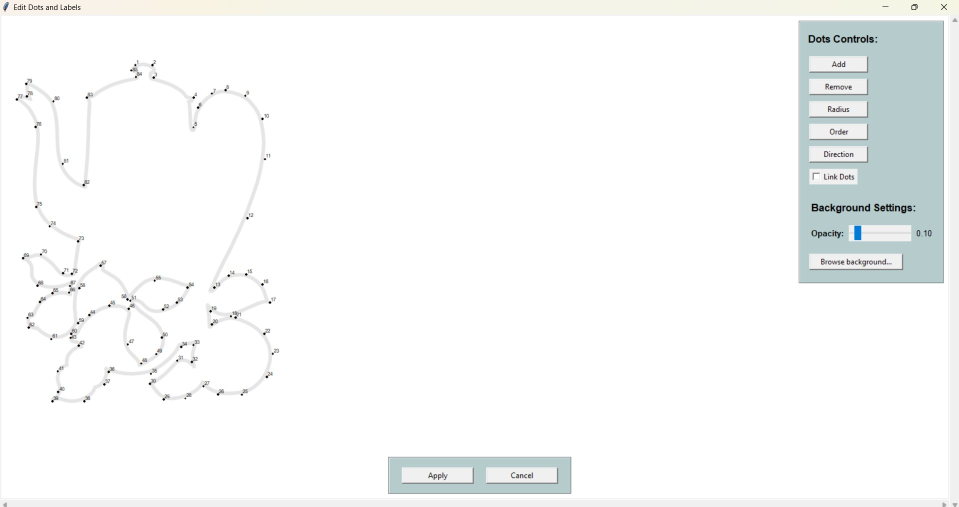
#> input picture assets/edit_window_example.jpeg, 1917 x 1013 px (shown at 1/2 size)
$ python dot2dot.py --input assets/edit_window_example.jpeg
#> lines starting #> are read from the running program, lines starting #| are printed output that depends on the picture; after the words box and inside, x2 and y2 are one past the last pixel; in counts of white or black regions, pixels touching at a corner belong together
from PIL import ImageFont, ImageDraw, Image
import math
from PIL import Image
import cv2
import numpy as np
import argparse
import matplotlib.pyplot as plt
import os


def find_font_in_windows(font_name='Arial.ttf'):
    """
    Searches for the specified font in the 'C:\\Windows\\Fonts' directory.

    Parameters:
        font_name (str): The name of the font file to search for (e.g., 'Arial.ttf').

    Returns:
        str: Full path to the font if found, otherwise None.
    """
    fonts_dir = r'C:\Windows\Fonts'
    font_path = os.path.join(fonts_dir, font_name)

    if os.path.isfile(font_path):
        return font_path
    else:
        print(
            f"Font '{font_name}' not found in {fonts_dir}. Using default OpenCV font.")
        return None


def display_with_matplotlib(image, title="Image"):
    """
    Displays the given image using matplotlib with zoom and pan functionality.

    Parameters:
        image (np.ndarray): The image to display.
        title (str): The title for the matplotlib window.
    """
    # Convert the BGR image to RGB for matplotlib
    rgb_image = cv2.cvtColor(image, cv2.COLOR_BGR2RGB)

    # Create a figure and display the image
    plt.figure(figsize=(10, 8))
    plt.imshow(rgb_image)
    plt.title(title)
    plt.axis('on')  # Turn on the axis for better zooming
    # plt.show()


def remove_iccp_profile(image_path):
    """
    Opens the image using Pillow, removes any incorrect color profiles, and saves a temporary version
    for further use by OpenCV.

    Parameters:
        image_path (str): The path to the image file.

    Returns:
        str: The path to the corrected image.
    """
    img = Image.open(image_path)

    # Remove the ICC profile if present (which causes the iCCP warning)
    if "icc_profile" in img.info:
        img.info.pop("icc_profile", None)

    # Save the image to a temporary file (or you can overwrite the original image)
    corrected_image_path = 'corrected_image.png'
    img.save(corrected_image_path)

    return corrected_image_path


def resize_for_debug(image, max_width=1000, max_height=700):
    """
    Resizes the image if its width exceeds the maximum width or height exceeds the maximum height, maintaining aspect ratio.

    Parameters:
        image (np.ndarray): The input image.
        max_width (int): The maximum width of the image for debug display.
        max_height (int): The maximum height of the image for debug display.

    Returns:
        np.ndarray: The resized image if necessary, otherwise the original image.
    """
    height, width = image.shape[:2]

    # Determine the scaling factor by checking both width and height
    width_scaling_factor = max_width / \
        float(width) if width > max_width else 1.0
    height_scaling_factor = max_height / \
        float(height) if height > max_height else 1.0

    # Choose the most restrictive scaling factor (the one that makes the image fit both dimensions)
    scaling_factor = min(width_scaling_factor, height_scaling_factor)

    # Only resize if the scaling factor is less than 1 (image is larger than max dimensions)
    if scaling_factor < 1.0:
        new_width = int(width * scaling_factor)
        new_height = int(height * scaling_factor)
        resized_image = cv2.resize(
            image, (new_width, new_height), interpolation=cv2.INTER_AREA)
        return resized_image
    else:
        return image


def handle_alpha_channel(image, debug=False):
    """
    If the image has an alpha channel, replaces transparent areas with green and removes the alpha channel.

    Parameters:
        image (np.ndarray): The input image.
        debug (bool): If True, displays the image with replaced alpha areas.

    Returns:
        np.ndarray: The image without the alpha channel, with transparency replaced by green.
    """
    if image.shape[2] == 4:  # Check if the image has an alpha channel
        bgr_image = image[:, :, :3]  # Extract BGR channels
        alpha_channel = image[:, :, 3]  # Extract the alpha channel

        # Create a green background (full green)
        green_background = np.ones_like(
            bgr_image, dtype=np.uint8) * [0, 255, 0]  # Full green

        # Create a mask where the alpha channel is less than 255 (transparent areas)
        mask = alpha_channel < 255

        # Replace transparent areas in the BGR image with green
        bgr_image[mask] = green_background[mask]

        return bgr_image
    else:
        return image


def retrieve_contours(image_path, debug=False):
    """
    Retrieves the contours found in the image and displays intermediate steps if debug is enabled.

    Parameters:
        image_path (str): The path to the image file.
        debug (bool): If True, displays the intermediate steps.

    Returns:
        List[np.ndarray]: A list of contours found in the image.
    """
    # Remove iCCP profile using Pillow
    corrected_image_path = remove_iccp_profile(image_path)

    # Load the image with OpenCV
    # Load image with alpha channel if it exists
    image = cv2.imread(corrected_image_path, cv2.IMREAD_UNCHANGED)

    if image is None:
        raise FileNotFoundError(
            f"Image file '{image_path}' could not be found or the path is incorrect.")

    # Handle alpha channel by replacing transparency with green
    image = handle_alpha_channel(image, debug=debug)

    # Display the original image in debug mode
    if debug:
        debug_image = resize_for_debug(image)
        display_with_matplotlib(
            debug_image, 'Original Image')

    # Convert the image to grayscale
    gray = cv2.cvtColor(image, cv2.COLOR_BGR2GRAY)

    # Apply a binary threshold to the image
    _, binary = cv2.threshold(gray, 100, 255, cv2.THRESH_BINARY_INV)

    # Find contours in the binary image
    contours, _ = cv2.findContours(
        binary, cv2.RETR_EXTERNAL, cv2.CHAIN_APPROX_TC89_L1)

    # Check if any contours were found
    if not contours:
        raise ValueError("No contours were found in the image.")

    # Draw contours on the original image in debug mode
    if debug:
        debug_image = image.copy()
        cv2.drawContours(debug_image, contours, -1, (0, 255, 0), 1)
        debug_image = resize_for_debug(debug_image)
        display_with_matplotlib(
            debug_image, 'Contours on Image')

    return contours


def point_distance(p1, p2):
    """
    Computes the Euclidean distance between two points p1 and p2.

    Parameters:
        p1 (Tuple[int, int]): The first point (x, y).
        p2 (Tuple[int, int]): The second point (x, y).

    Returns:
        float: The Euclidean distance between p1 and p2.
    """
    return math.sqrt((p1[0] - p2[0]) ** 2 + (p1[1] - p2[1]) ** 2)


def insert_midpoints(points, min_distance):
    """
    Inserts additional points between consecutive points if the distance between them
    is greater than the specified minimum distance.

    Parameters:
        points (List[Tuple[int, int]]): The original list of points (x, y).
        min_distance (float): The minimum distance between consecutive points.

    Returns:
        List[Tuple[int, int]]: A list of points with additional midpoints inserted.
    """
    refined_points = []

    for i in range(len(points) - 1):
        p1 = points[i]
        p2 = points[i + 1]
        refined_points.append(p1)

        # Check the distance between p1 and p2
        distance = point_distance(p1, p2)

        # If the distance is greater than min_distance, insert midpoints
        while distance > min_distance:
            # Compute the midpoint
            midpoint = ((p1[0] + p2[0]) // 2, (p1[1] + p2[1]) // 2)
            refined_points.append(midpoint)
            # Now we need to check the distance from p1 to the midpoint
            p2 = midpoint
            distance = point_distance(p1, p2)

    # Add the last point
    refined_points.append(points[-1])

    return refined_points


def contour_to_linear_paths(contours, epsilon_factor=0.001, min_distance=10, image=None, debug=False):
    """
    Converts each contour into a sequence of dominant points by approximating the contour
    and ensures the points are ordered clockwise. If debug is enabled, draws the dominant points in red.
    Adds additional points between consecutive points if the distance between them exceeds min_distance.

    Parameters:
        contours (List[np.ndarray]): A list of contours.
        epsilon_factor (float): The approximation accuracy as a percentage of the contour's perimeter.
        min_distance (float): The minimum distance between two consecutive points.
        image (np.ndarray): The image on which to draw the points (only in debug mode).
        debug (bool): If True, draws the dominant points on the image in red.

    Returns:
        List[List[Tuple[int, int]]]: A list of points, each represented as a list of (x, y) points.
    """
    dominant_points_list = []

    for contour in contours:
        # Approximate the contour with a polygon using the RDP algorithm
        epsilon = epsilon_factor * cv2.arcLength(contour, True)
        approx = cv2.approxPolyDP(contour, epsilon, True)

        # Check if the contour is anti-clockwise (positive area)
        area = cv2.contourArea(approx)
        if area > 0:
            # If anti-clockwise, reverse the points to make them clockwise
            approx = approx[::-1]

        # Convert the approximated contour to a list of (x, y) dominant points
        dominant_points = [(point[0][0], point[0][1]) for point in approx]

        # Insert additional points if the distance between points is greater than min_distance
        refined_points = insert_midpoints(dominant_points, min_distance)
        dominant_points_list.append(refined_points)

        # If debug mode is enabled, draw the dominant points and midpoints on the image in red
        if debug and image is not None:
            for point in refined_points:
                # Draw each point as a small red circle
                # Red color for dominant points
                cv2.circle(image, point, 5, (0, 0, 255), -1)

    # If debug mode is enabled, display the image with dominant points
    if debug and image is not None:
        debug_image = resize_for_debug(image)
        display_with_matplotlib(
            debug_image, 'Dominant Points with Min Distance on Image')

    return dominant_points_list


def draw_points_on_image(image_size, linear_paths, radius, dot_color, font_path, font_size, font_color, debug=False):
    """
    Draws points at the vertices of each linear path and labels each point with a number on a blank image.

    Parameters:
        image_size (tuple): The size of the output image (height, width).
        linear_paths (list): A list of paths, where each path is a list of (x, y) points.
        radius (int): The radius of the points to be drawn.
        dot_color (tuple): The color of the dots in BGR format.
        font_path (str): Path to the custom font file.
        font_size (int): The size of the font.
        font_color (tuple): The color of the font in RGB format.
        debug (bool): If True, shows the image with text and dots using matplotlib.

    Returns:
        np.ndarray: Image with dots and labels.
    """
    # Create a blank white image using Pillow
    blank_image_pil = Image.new(
        "RGB", (image_size[1], image_size[0]), (255, 255, 255))
    draw_pil = ImageDraw.Draw(blank_image_pil)

    # Load the custom font using Pillow
    font = ImageFont.truetype(font_path, font_size)

    # Convert Pillow image to a NumPy array for OpenCV operations
    blank_image_np = np.array(blank_image_pil)

    # Draw each point on the blank image using OpenCV (for circles) and Pillow (for text)
    for path_idx, path in enumerate(linear_paths):
        for i, point in enumerate(path):
            # Draw the circle using OpenCV
            cv2.circle(blank_image_np, point, radius,
                       dot_color, -1, lineType=cv2.LINE_AA)

            # Convert back to a Pillow image for text drawing
            blank_image_pil = Image.fromarray(blank_image_np)
            draw_pil = ImageDraw.Draw(blank_image_pil)

            # Label each point with a number using Pillow
            label = str(i + 1)
            # Offset to avoid overlapping the point
            label_position = (point[0] + 2*radius, point[1] - 2*radius)
            draw_pil.text(label_position, label, font=font, fill=font_color)

            # Convert back to NumPy after drawing the text
            blank_image_np = np.array(blank_image_pil)

    # Debug mode: Display the image with matplotlib if requested
    if debug:
        display_with_matplotlib(blank_image_np, 'Image with Dots and Labels')

    return blank_image_np


def save_image(image, output_path, dpi):
    """
    Saves the image with the specified DPI.

    Parameters:
        image (np.ndarray): The image to save.
        output_path (str): The path to save the output image.
        dpi (int): The DPI (dots per inch) for the saved image.
    """
    # Convert the DPI into pixel size (for matplotlib saving)
    from matplotlib import pyplot as plt
    height, width = image.shape[:2]
    fig = plt.figure(frameon=False)
    fig.set_size_inches(width / dpi, height / dpi)
    ax = plt.Axes(fig, [0., 0., 1., 1.])
    ax.set_axis_off()
    fig.add_axes(ax)
    ax.imshow(cv2.cvtColor(image, cv2.COLOR_BGR2RGB))
    plt.savefig(output_path, dpi=dpi)
    plt.close(fig)


def compute_image_diagonal(image):
    """
    Computes the diagonal length of the image.

    Parameters:
        image (np.ndarray): The image for which to compute the diagonal.

    Returns:
        float: The diagonal length of the image.
    """
    height, width = image.shape[:2]
    diagonal = math.sqrt(width**2 + height**2)
    return diagonal


if __name__ == "__main__":
    # Parse command-line arguments
    parser = argparse.ArgumentParser(
        description="Process an image and draw points at path vertices on a blank background."
    )
    parser.add_argument('-i', '--input', type=str, default='input.png',
                        help='Input image path (default: input.png)')
    parser.add_argument('-f', '--font', type=str, default='Arial.ttf',
                        help='Font file name (searched automatically in C:\\Windows\\Fonts)')
    parser.add_argument('-fs', '--fontSize', type=int, default=48,
                        help='Font size for labeling (default: 24)')
    parser.add_argument('-fc', '--fontColor', nargs=3, type=int, default=[0, 0, 0],
                        help='Font color for labeling as 3 values (default: black [0, 0, 0])')
    parser.add_argument('-dc', '--dotColor', nargs=3, type=int, default=[0, 0, 0],
                        help='Dot color as 3 values (default: black [0, 0, 0])')
    parser.add_argument('-r', '--radius', type=int, default=20,
                        help='Radius of the points (default: 10)')
    parser.add_argument('-d', '--dpi', type=int, default=400,
                        help='DPI of the output image (default: 400)')
    parser.add_argument('-e', '--epsilon', type=float, default=0.001,
                        help='Epsilon for contour approximation (default: 0.001)')
    parser.add_argument('-dm', '--distanceMin', type=float, default=0.05,
                        help='Minimum distance between points as a percentage of the diagonal (default: 5%)')
    parser.add_argument('-de', '--debug', action='store_true', default=True,
                        help='Enable debug mode to display intermediate steps.')
    parser.add_argument('-o', '--output', type=str, default='output.png',
                        help='Output image path (default: output.png)')

    args = parser.parse_args()

    # Load the original image for debugging purposes
    original_image = cv2.imread(args.input)
#> original_image is the input picture: shape (1013, 1917, 3); mean B, G, R 248.2, 248.5, 247.1

    # Compute the diagonal of the image
    diagonal_length = compute_image_diagonal(original_image)
#> diagonal_length = 2168.2

    # Convert distanceMin from percentage to pixel value
    distance_min_px = args.distanceMin * diagonal_length
#> distance_min_px = 108.4

    # Load the contours and paths with debug mode
    contours = retrieve_contours(args.input, debug=args.debug)
#> in resize_for_debug, `resized_image = cv2.resize( image, (new_width, new_height), interpolat..`:
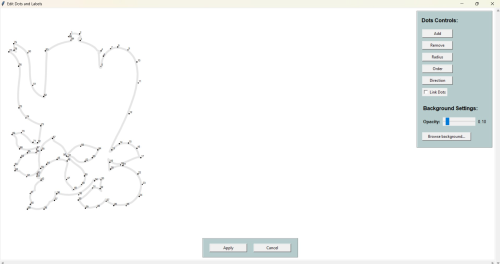
#> resized_image: shape (528, 1000, 3) (shown at 1/2 size); mean B, G, R 248.3, 248.5, 247.1
#> in retrieve_contours, `_, binary = cv2.threshold(gray, 100, 255, cv2.THRESH_BINARY_INV)`:
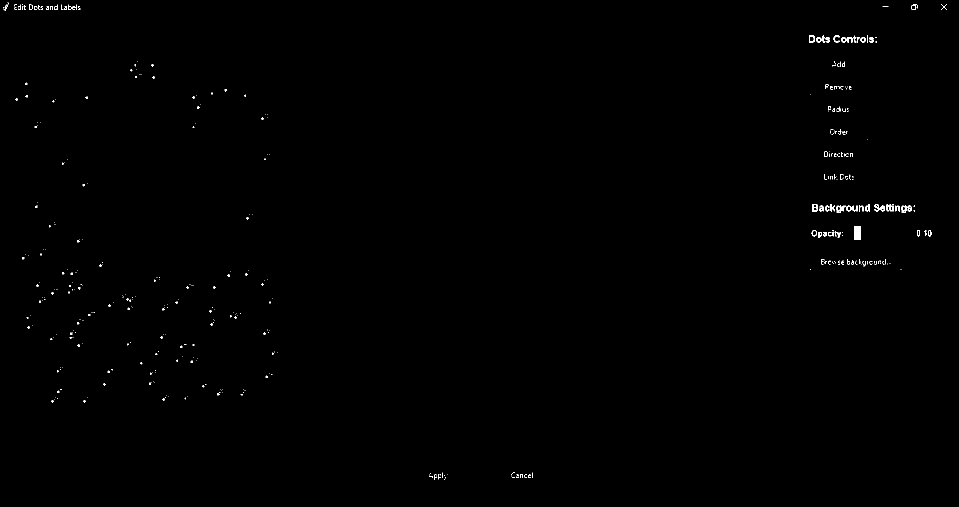
#> binary: shape (1013, 1917) (shown at 1/2 size); 0.3% white in thin lines or dots
#> in retrieve_contours, `contours, _ = cv2.findContours( binary, cv2.RETR_EXTERNAL, cv2.CHAIN_A..`: contours = 430 contours, 389 with area under 20; largest, box (x1, y1, x2, y2) and area: (1709, 452, 1722, 480) 324, (1624, 408, 1636, 423) 144, (1618, 70, 1630, 85) 143, (1672, 412, 1683, 426) 112, (1730, 408, 1740, 423) 104
#> in retrieve_contours, `cv2.drawContours(debug_image, contours, -1, (0, 255, 0), 1)`:
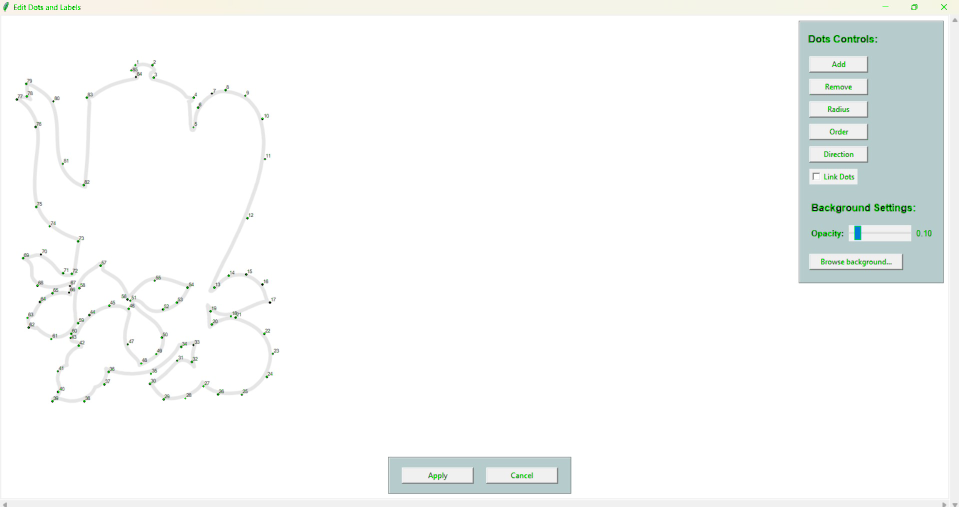
#> debug_image: shape (1013, 1917, 3) (shown at 1/2 size); 0.2% of pixels changed, all inside (x1, y1, x2, y2) = (7, 4, 1894, 960)
    linear_paths = contour_to_linear_paths(
        contours, epsilon_factor=args.epsilon, min_distance=distance_min_px, image=original_image, debug=args.debug
    )
#> the loop in contour_to_linear_paths, `for contour in contours:` made 430 passes
#> (contour, epsilon, area, refined_points) on passes 5, 24, 25, 27: ([[1033, 953], [1033, 955], [1036, 954]], 0.00832, 3, [(1036, 954), (1033, 955), (1033, 953)]), ([[166, 802], [170, 803], [169, 800]], 0.0109, 5.5, [(169, 800), (170, 803), (166, 802)]), ([[103, 801], [106, 803], [105, 800]], 0.009, 3.5, [(105, 800), (106, 803), (103, 801)]), ([[327, 796], [326, 800], [329, 798]], 0.0106, 5, [(329, 798), (326, 800), (327, 796)])
#> after the loop in contour_to_linear_paths, `for contour in contours:`:
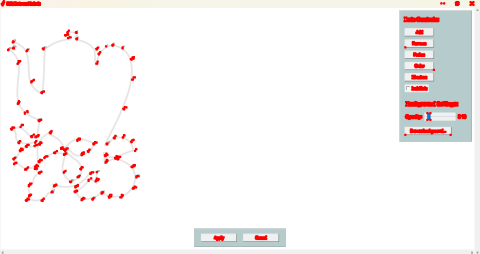
#> image: shape (1013, 1917, 3) (shown at 1/4 size); mean B, G, R 244.2, 244.5, 248.6
#> after the loop in contour_to_linear_paths, `for contour in contours:`: dominant_points_list = 430 items
#> call 3 of resize_for_debug, with max_width = 1000, max_height = 700
#> in resize_for_debug (call 3), `resized_image = cv2.resize( image, (new_width, new_height), interpolat..`:
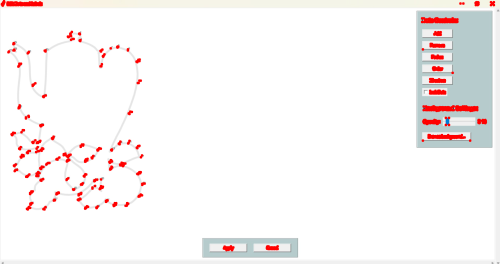
#> resized_image: shape (528, 1000, 3) (shown at 1/2 size); mean B, G, R 244.3, 244.5, 248.6
#> linear_paths = 430 items

    # Get the dimensions of the original image
    image_height, image_width = original_image.shape[:2]

    font_path = find_font_in_windows(args.font)
    # Draw the points on two blank images (one with lines, one without)
    output_image_with_dots = draw_points_on_image(
        (image_height, image_width), linear_paths, args.radius, tuple(
            args.dotColor), font_path, args.fontSize, tuple(args.fontColor), debug=args.debug
    )
#> the loop in draw_points_on_image, `for path_idx, path in enumerate(linear_paths):` made 430 passes
#> path on passes 1 to 3: [(889, 959)], [(890, 957)], [(1024, 954), (1029, 955)]
#> after the loop in draw_points_on_image, `for path_idx, path in enumerate(linear_paths):`:
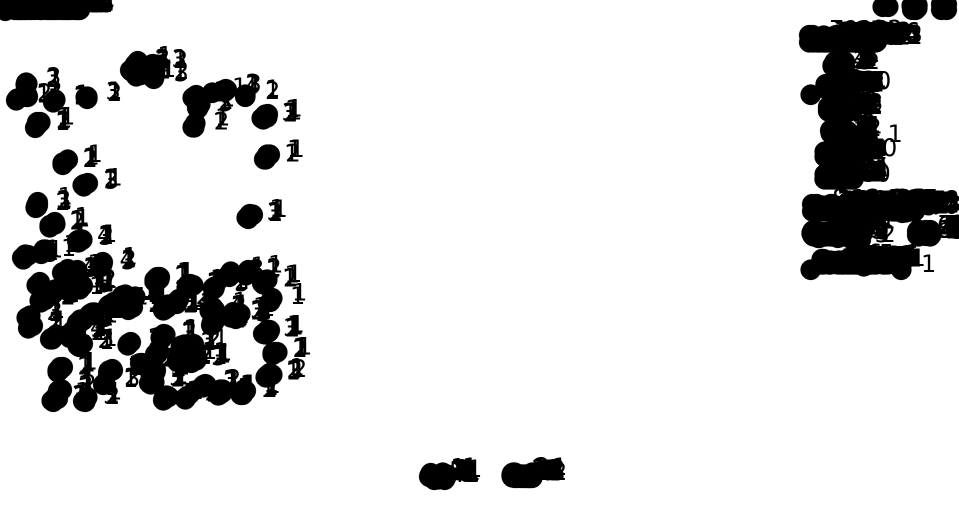
#> blank_image_np: shape (1013, 1917, 3) (shown at 1/2 size); min 0, max 255, mean 218.6

    # Save the output images with the specified DPI
    # Save image with only dots and labels
    save_image(output_image_with_dots, f"{args.output}", args.dpi)

    print(f"Output images saved as {args.output}")

    # If debug is enabled, close all OpenCV windows after displaying the intermediate images
    if args.debug:
        plt.show()
